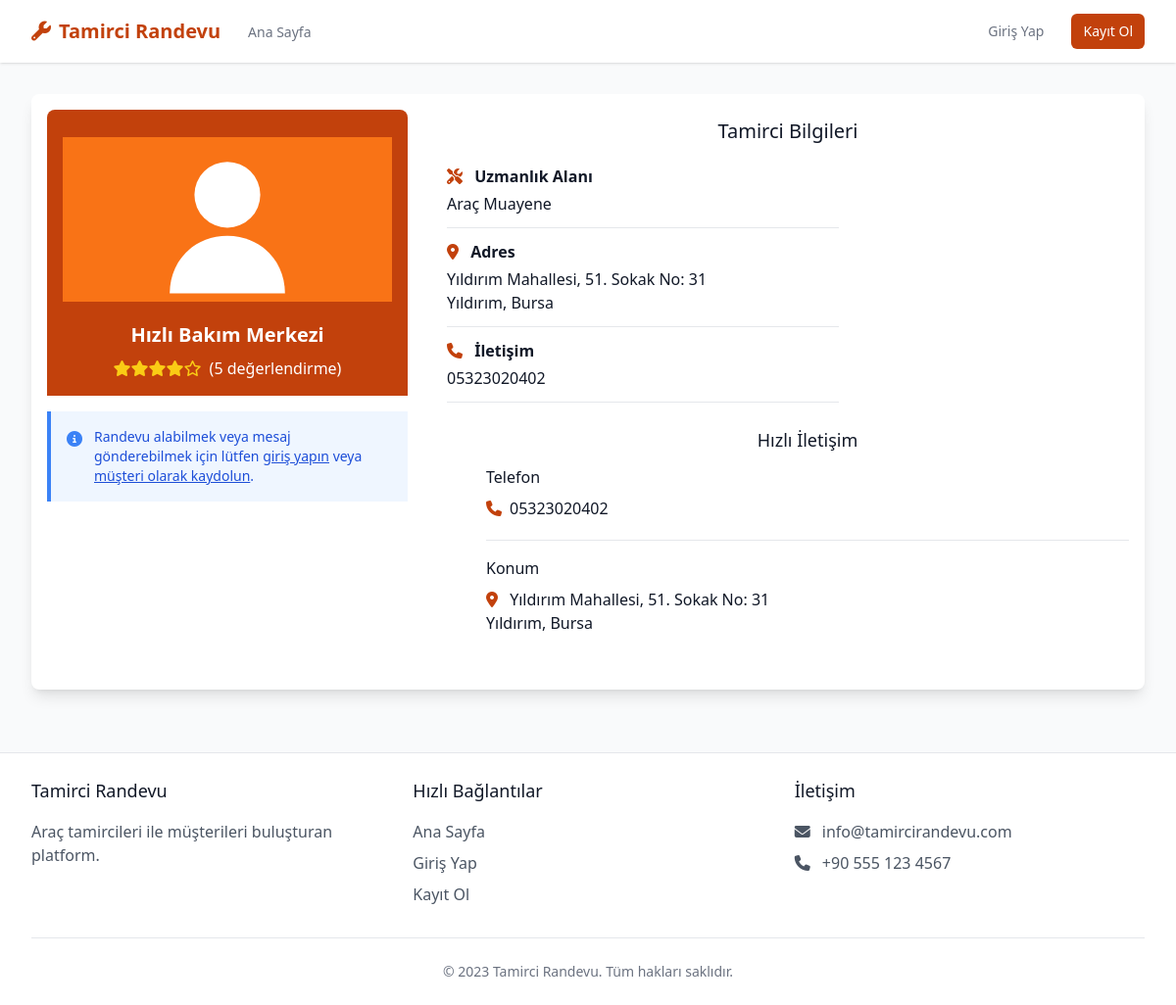
/mechanic/33, run on the app's committed database.
### tamircim.py (models this page shows, shortened)
class Kullanici(db.Model):
    __tablename__ = 'kullanici'
    id = db.Column(db.Integer, primary_key=True)
    eposta = db.Column(db.String(120), unique=True, nullable=False)
    sifre = db.Column(db.String(256), nullable=False)
    kullanici_tipi = db.Column(db.String(20), nullable=False)  # 'musteri' veya 'tamirci'
    isim = db.Column(db.String(100), nullable=False)
    telefon = db.Column(db.String(20), nullable=False)
    created_at = db.Column(db.DateTime, default=datetime.utcnow)
    sehir = db.Column(db.String(50))
    ilce = db.Column(db.String(50))
    adres = db.Column(db.Text)
    uzmanlik_alani = db.Column(db.String(100))
    ortalama_puan = db.Column(db.Float, default=0.0)
    puan_sayisi = db.Column(db.Integer, default=0)
    sent_messages = db.relationship('Mesaj', foreign_keys='Mesaj.gonderici_id', backref='sender', lazy='dynamic')
    received_messages = db.relationship('Mesaj', foreign_keys='Mesaj.alici_id', backref='recipient', lazy='dynamic')

### tamircim.py (the view)
@tamircim.route('/mechanic/<int:tamirci_id>')
def tamirci_profil(tamirci_id):
    tamirci = Kullanici.query.filter_by(id=tamirci_id, kullanici_tipi='mechanic').first_or_404()
    form = RandevuForm()
    form.tamirci_id.data = tamirci_id
    degerlendirmeler = TamirciDegerlendirme.query.filter_by(tamirci_id=tamirci_id).order_by(TamirciDegerlendirme.tarih.desc()).all()
    return render_template('mechanic_profile.html', tamirci=tamirci, form=form, degerlendirmeler=degerlendirmeler)

### templates/mechanic_profile.html (shortened to what this page needs)
{% extends "base.html" %}
{% block content %}
<div class="container max-w-7xl mx-auto px-4 sm:px-6 lg:px-8 py-8">
    <div class="shadow-lg p-4 bg-white rounded-lg">
        <div class="flex max-lg:flex-col justify-between">
            <div class="lg:w-1/3">
                <div class="card-header bg-orange-700 p-4 rounded-t-lg">
                    <svg class="rounded-lg w-full h-48" viewBox="0 0 400 200" xmlns="http://www.w3.org/2000/svg">
                        <rect width="100%" height="100%" fill="#f97316" />
                        <circle cx="200" cy="70" r="40" fill="white" />
                        <path d="M200,120 C160,120 130,150 130,190 L270,190 C270,150 240,120 200,120 Z" fill="white" />
                    </svg>
                    <h4 class="text-center font-bold text-xl mt-2 text-white">{{ tamirci.isim }}</h4>
                    {% if tamirci.puan_sayisi > 0 %}
                        <div class="flex justify-center items-center mt-2">
                            <div class="flex items-center">
                                {% for i in range(1, 6) %}
                                    {% if i <= tamirci.ortalama_puan %}
                                        <i class="fas fa-star text-yellow-400"></i>
                                    {% elif i <= tamirci.ortalama_puan + 0.5 %}
                                        <i class="fas fa-star-half-alt text-yellow-400"></i>
                                    {% else %}
                                        <i class="far fa-star text-yellow-400"></i>
                                    {% endif %}
                                {% endfor %}
                            </div>
                            <span class="ml-2 text-white">({{ tamirci.puan_sayisi }} değerlendirme)</span>
                        </div>
                    {% endif %}
                </div>
                {% if 'kullanici_id' in session and session['kullanici_tipi'] == 'customer' %}
                    <div class="flex gap-4 py-4 justify-center">
                        <a href="{{ url_for('randevu_olustur', tamirci_id=tamirci.id) }}" class="inline-flex items-center px-4 py-2 border border-transparent rounded-md shadow-sm text-sm font-medium text-white bg-orange-700 hover:bg-orange-800 focus:outline-none focus:ring-2 focus:ring-offset-2 focus:ring-orange-500">
                            <i class="fas fa-calendar-plus mr-2"></i> Randevu Al
                        </a>
                        <a href="{{ url_for('view_conversation', alici_id=tamirci.id) }}" class="inline-flex items-center px-4 py-2 border border-gray-300 rounded-md shadow-sm text-sm font-medium text-gray-700 bg-white hover:bg-gray-50 focus:outline-none focus:ring-2 focus:ring-offset-2 focus:ring-orange-500">
                            <i class="fas fa-comments mr-2"></i> Mesaj Gönder
                        </a>
                    </div>
                {% elif 'kullanici_id' not in session %}
                    <div class="bg-blue-50 p-4 border-l-4 border-blue-500 mt-4">
                        <div class="flex">
                            <div class="flex-shrink-0">
                                <i class="fas fa-info-circle text-blue-500"></i>
                            </div>
                            <div class="ml-3">
                                <p class="text-sm text-blue-700">
                                    Randevu alabilmek veya mesaj gönderebilmek için lütfen
                                    <a href="{{ url_for('login') }}" class="font-medium underline text-blue-700 hover:text-blue-600">giriş yapın</a> veya
                                    <a href="{{ url_for('kayit_musteri') }}" class="font-medium underline text-blue-700 hover:text-blue-600">müşteri olarak kaydolun</a>.
                                </p>
                            </div>
                        </div>
                    </div>
                {% endif %}
            </div>
            <div class="lg:w-2/3 lg:pl-10">
                <div class="card-body">
                    <div class="row">
                        <div>
                            <h5 class="mb-3 text-center text-xl font-medium text-gray-900 lg:py-2">Tamirci Bilgileri</h5>
                            <div class="mb-3 lg:w-[400px]">
                                <p class="mb-1"><strong><i class="fas fa-tools mr-2 text-orange-700"></i> Uzmanlık Alanı</strong></p>
                                <p>{{ tamirci.uzmanlik_alani }}</p>
                                <hr class="mt-3">
                            </div>
                            <div class="mb-3 lg:w-[400px]">
                                <p class="mb-1"><strong><i class="fas fa-map-marker-alt mr-2 text-orange-700"></i> Adres</strong></p>
                                <p>{{ tamirci.adres }}</p>
                                <p>{{ tamirci.ilce }}, {{ tamirci.sehir }}</p>
                                <hr class="mt-3">
                            </div>
                            <div class="mb-3 lg:w-[400px]">
                                <p class="mb-1"><strong><i class="fas fa-phone mr-2 text-orange-700"></i> İletişim</strong></p>
                                <p>{{ tamirci.telefon }}</p>
                                <hr class="mt-3">
                            </div>
                        </div>
                    </div>
                </div>
                <div class="py-3 pl-0 lg:pl-10">
                    <div class="card mb-4">
                        <div class="card-header">
                            <h5 class="text-center text-lg font-medium text-gray-900">Hızlı İletişim</h5>
                        </div>
                        <div class="card-body py-3">
                            <div class="mb-4">
                                <h5 class="mb-0 font-medium">Telefon</h5>
                                <div class="flex justify-between items-center py-2">
                                    <div class="flex items-center">
                                        <i class="fas fa-phone text-orange-700 mr-2"></i>
                                        <span>{{ tamirci.telefon }}</span>
                                    </div>
                                </div>
                                <hr class="mt-3">
                            </div>
                            <div>
                                <h5 class="mb-0 font-medium">Konum</h5>
                                <div class="mt-2">
                                    <p><i class="fas fa-map-marker-alt text-orange-700 mr-2"></i> {{ tamirci.adres }}</p>
                                    <p>{{ tamirci.ilce }}, {{ tamirci.sehir }}</p>
                                </div>
                            </div>
                        </div>
                    </div>
                </div>
            </div>
        </div>
    </div>
</div>
{% endblock %}

### data on the page
Kullanici: isim "Hızlı Bakım Merkezi", puan_sayisi "5", uzmanlik_alani "Araç Muayene", adres "Yıldırım Mahallesi, 51. Sokak No: 31", ilce "Yıldırım", sehir "Bursa", telefon "05323020402"
